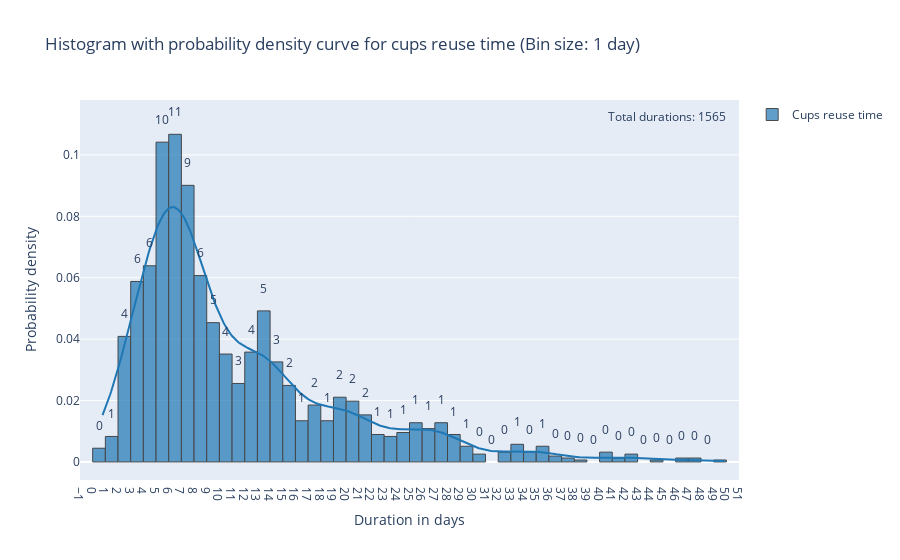

Source (notebook cell):
### Code cell
# name of the dataset
group_labels = ['Cups reuse time']

fig = ff.create_distplot([np.array(days)], group_labels, show_rug=False, bin_size=1)
fig.update_layout(xaxis=dict(range=[-1, ceil(max(days))+1]))

fig.update_layout(
    title="Histogram with probability density curve for cups reuse time (Bin size: 1 day)",
    xaxis_title="Duration in days",
    yaxis_title="Probability density",
    xaxis = dict(tickmode = 'linear')
    )

fig.update_traces(marker=dict(line=dict(width=1,
                                        color='Black')),
                  nbinsx=ceil(max(days)), 
                  autobinx=True, 
                  selector={'type':'histogram'}
                  )

counts, bins = np.histogram(days, bins=range(0, ceil(max(days)), 1))
height = round(max(counts)/sum(counts),2)
percents = [int(round(count/len(days)*100)) for count in counts]

fig.add_trace(Scatter(
    x=[ceil(max(days))],
    y=[height],
    mode="text",
    text='Total durations: {}'.format(len(days)),
    textposition="top left",
    showlegend=False
))

fig.add_trace(Scatter(
    x=np.arange(0.5, ceil(max(days)), 1),
    y=[round(count/len(days),4)+0.005 for count in counts],
    mode="text",
    text=[str(percent) for percent in percents],
    textposition="top center",
    showlegend=False,
    hoverinfo='skip'
))


fig.show()

### Figure 1 — Plotly figure (JSON) as saved in the notebook; plotly's stock layout.template omitted (floating-point values rounded to 4 significant figures; data arrays with more than 128 entries replaced by an {"elided": "..."} marker saying what was removed)
{"data": [{"autobinx": true, "histnorm": "probability density", "legendgroup": "Cups reuse time", "marker": {"color": "rgb(31, 119, 180)", "line": {"color": "Black", "width": 1}}, "name": "Cups reuse time", "nbinsx": 50, "opacity": 0.7, "type": "histogram", "x": {"elided": "1565 float values"}, "xaxis": "x", "xbins": {"end": 49.94, "size": 1, "start": 0.7776}, "yaxis": "y"}, {"legendgroup": "Cups reuse time", "marker": {"color": "rgb(31, 119, 180)"}, "mode": "lines", "name": "Cups reuse time", "showlegend": false, "type": "scatter", "x": {"elided": "500 float values"}, "xaxis": "x", "y": {"elided": "500 float values"}, "yaxis": "y"}, {"mode": "text", "showlegend": false, "text": "Total durations: 1565", "textposition": "top left", "type": "scatter", "x": [50], "y": [0.11]}, {"hoverinfo": "skip", "mode": "text", "showlegend": false, "text": ["0", "1", "4", "6", "6", "10", "11", "9", "6", "5", "4", "3", "4", "5", "3", "2", "1", "2", "1", "2", "2", "2", "1", "1", "1", "1", "1", "1", "1", "1", "0", "0", "0", "1", "0", "1", "0", "0", "0", "0", "0", "0", "0", "0", "0", "0", "0", "0", "0"], "textposition": "top center", "type": "scatter", "x": [0.5, 1.5, 2.5, 3.5, 4.5, 5.5, 6.5, 7.5, 8.5, 9.5, 10.5, 11.5, 12.5, 13.5, 14.5, 15.5, 16.5, 17.5, 18.5, 19.5, 20.5, 21.5, 22.5, 23.5, 24.5, 25.5, 26.5, 27.5, 28.5, 29.5, 30.5, 31.5, 32.5, 33.5, 34.5, 35.5, 36.5, 37.5, 38.5, 39.5, 40.5, 41.5, 42.5, 43.5, 44.5, 45.5, 46.5, 47.5, 48.5, 49.5], "y": [0.0095, 0.0133, 0.0459, 0.0638, 0.0689, 0.1092, 0.1117, 0.0951, 0.0657, 0.0504, 0.0401, 0.0306, 0.0408, 0.0542, 0.0376, 0.0299, 0.0184, 0.0235, 0.0184, 0.0261, 0.0248, 0.0203, 0.0139, 0.0133, 0.0146, 0.0178, 0.0159, 0.0178, 0.0139, 0.0101, 0.0076, 0.005, 0.0082, 0.0108, 0.0082, 0.0101, 0.0069, 0.0063, 0.0056, 0.005, 0.0082, 0.0063, 0.0076, 0.005, 0.0056, 0.005, 0.0063, 0.0063, 0.005]}], "layout": {"barmode": "overlay", "hovermode": "closest", "legend": {"traceorder": "reversed"}, "title": {"text": "Histogram with probability density curve for cups reuse time (Bin size: 1 day)"}, "xaxis": {"anchor": "y2", "domain": [0, 1], "range": [-1, 51], "tickmode": "linear", "title": {"text": "Duration in days"}, "zeroline": false}, "yaxis": {"anchor": "free", "domain": [0, 1], "position": 0, "title": {"text": "Probability density"}}}}
